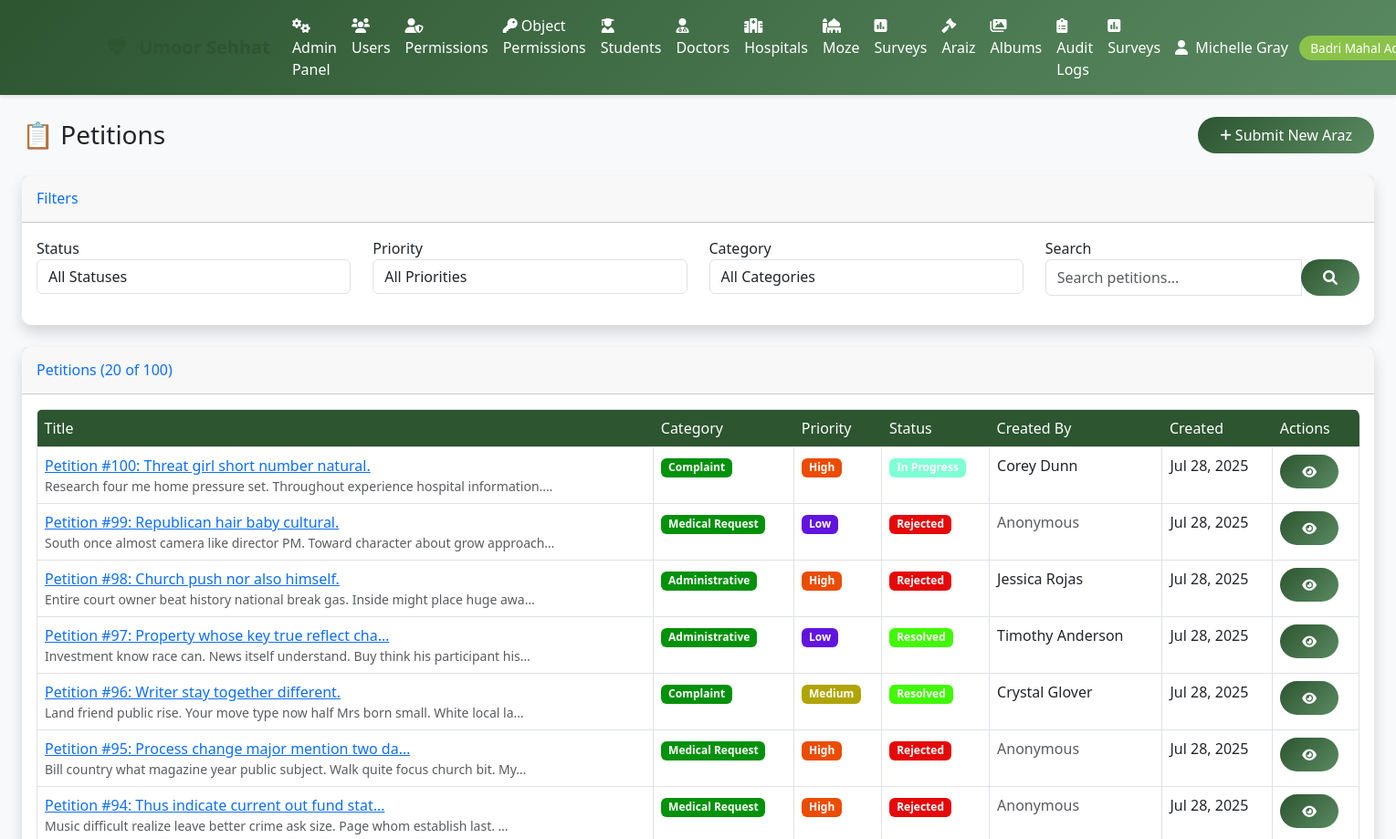
Page /araz/petitions/ (signed in, upper part) on the earlier database version.
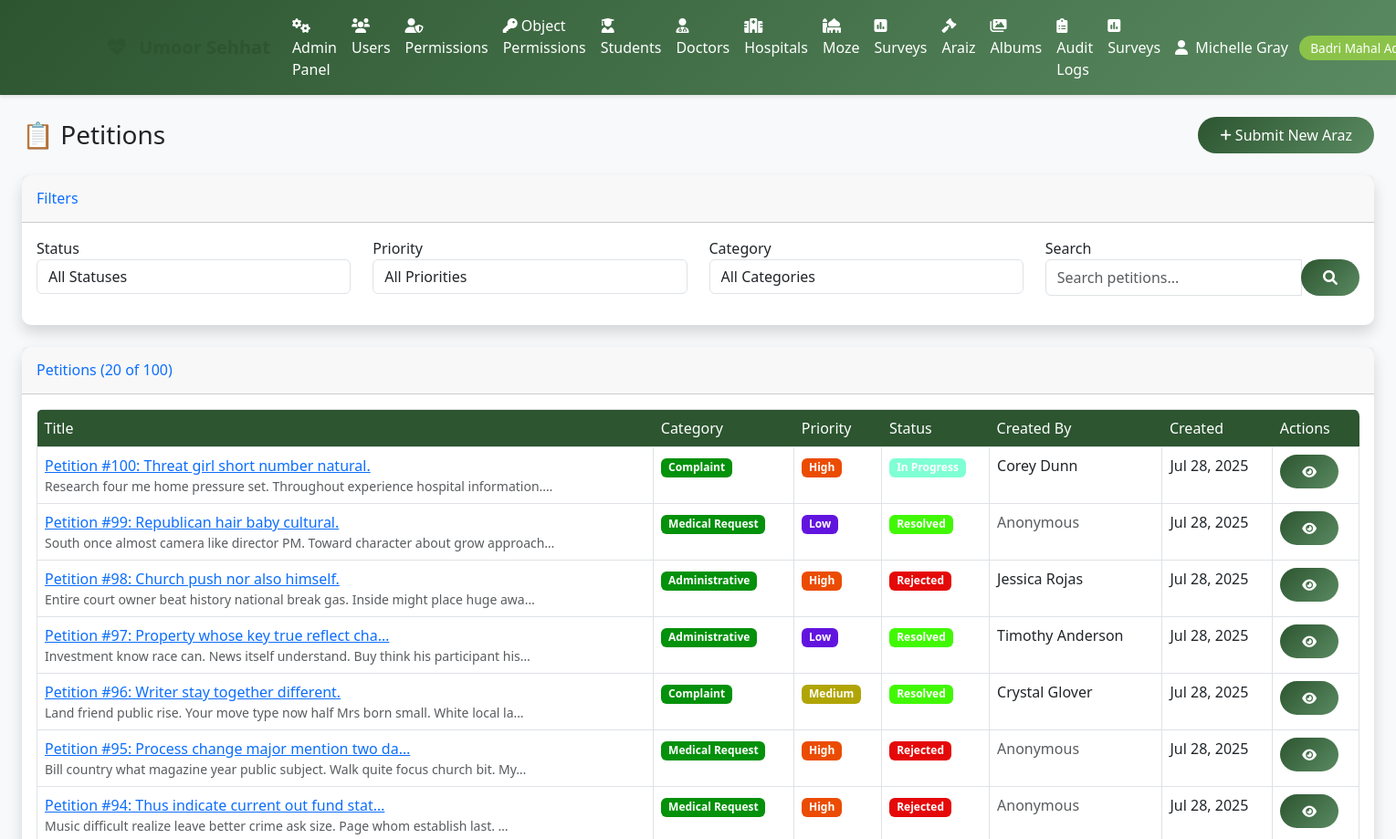
Same page on the later database version.
### araz/models.py (models this page shows, shortened)
class Petition(models.Model):
    STATUS_CHOICES = [
        ('pending', 'Pending'),
        ('in_progress', 'In Progress'),
        ('resolved', 'Resolved'),
        ('rejected', 'Rejected'),
    ]
    PRIORITY_CHOICES = [
        ('low', 'Low'),
        ('medium', 'Medium'),
        ('high', 'High'),
    ]
    title = models.CharField(max_length=200)
    description = models.TextField()
    category = models.ForeignKey(
        PetitionCategory,
        on_delete=models.SET_NULL,
        null=True,
        blank=True,
        related_name='petitions'
    )
    created_by = models.ForeignKey(
        settings.AUTH_USER_MODEL,
        on_delete=models.CASCADE,
        related_name='created_petitions'
    )
    is_anonymous = models.BooleanField(default=False)
    status = models.CharField(max_length=20, choices=STATUS_CHOICES, default='pending')
    priority = models.CharField(max_length=10, choices=PRIORITY_CHOICES, default='medium')
    moze = models.ForeignKey(
        'moze.Moze',
        on_delete=models.SET_NULL,
        null=True,
        blank=True,
        related_name='petitions'
    )
    created_at = models.DateTimeField(auto_now_add=True)
    updated_at = models.DateTimeField(auto_now=True)
    resolved_at = models.DateTimeField(null=True, blank=True)
    class Meta:
        ordering = ['-created_at']

class PetitionCategory(models.Model):
    name = models.CharField(max_length=100, unique=True)
    description = models.TextField(blank=True)
    color = models.CharField(max_length=7, default='#007bff')  # Hex color
    is_active = models.BooleanField(default=True)
    created_at = models.DateTimeField(auto_now_add=True)
    class Meta:
        verbose_name_plural = 'Petition Categories'

### araz/views.py (the view, shortened to what this page needs)
# urls.py: path('petitions/', views.PetitionListView.as_view(), name='petition_list'),
class PetitionListView(LoginRequiredMixin, ListView):
    model = Petition
    template_name = 'araz/petition_list.html'
    context_object_name = 'petitions'
    paginate_by = 20
    def get_queryset(self):
        user = self.request.user
        if user.is_admin:
            queryset = Petition.objects.all()
        elif user.is_aamil or user.is_moze_coordinator:
            queryset = Petition.objects.filter(
                Q(moze__aamil=user) | Q(moze__moze_coordinator=user) | Q(created_by=user)
            )
        else:
            queryset = Petition.objects.filter(created_by=user)
        status = self.request.GET.get('status')
        if status:
            queryset = queryset.filter(status=status)
        priority = self.request.GET.get('priority')
        if priority:
            queryset = queryset.filter(priority=priority)
        category = self.request.GET.get('category')
        if category:
            queryset = queryset.filter(category_id=category)
        search = self.request.GET.get('search')
        return queryset.select_related('created_by', 'category', 'moze').order_by('-created_at')
    def get_context_data(self, **kwargs):
        context = super().get_context_data(**kwargs)
        context['categories'] = PetitionCategory.objects.filter(is_active=True)
        context['status_choices'] = Petition.STATUS_CHOICES
        context['priority_choices'] = Petition.PRIORITY_CHOICES
        context['current_filters'] = {
            'status': self.request.GET.get('status', ''),
            'priority': self.request.GET.get('priority', ''),
            'category': self.request.GET.get('category', ''),
            'search': self.request.GET.get('search', ''),
        }
        return context

### accounts/models.py (called while the page is built)
    def get_full_name(self):
        if self.arabic_name:
            return self.arabic_name
        return super().get_full_name() or self.username

    @property
    def is_aamil(self):
        return self.role == 'aamil'

    @property
    def is_moze_coordinator(self):
        return self.role == 'moze_coordinator'

    @property
    def is_doctor(self):
        return self.role == 'doctor'

    @property
    def is_student(self):
        return self.role == 'student'

    @property
    def is_admin(self):
        return self.role == 'badri_mahal_admin' or self.is_superuser

### templates/araz/petition_list.html (shortened to what the changed rows need)
{% extends 'base.html' %}
{% block content %}
<div class="container-fluid">
    <div class="row mb-4">
        <div class="col-12">
            <div class="d-sm-flex align-items-center justify-content-between">
                <h1 class="h3 mb-0 text-gray-800">📋 Petitions</h1>
            </div>
        </div>
    </div>
    <div class="card shadow mb-4">
        <div class="card-body">
            {% if petitions %}
                <div class="table-responsive">
                    <table class="table table-bordered" width="100%" cellspacing="0">
                        <thead>
                            <tr>
                                <th>Title</th>
                                <th>Category</th>
                                <th>Priority</th>
                                <th>Status</th>
                                <th>Created By</th>
                                <th>Created</th>
                                <th>Actions</th>
                            </tr>
                        </thead>
                        <tbody>
                            {% for petition in petitions %}
                            <tr>
                                <td>
                                    <a href="{% url 'araz:petition_detail' petition.pk %}" class="font-weight-bold">
                                        {{ petition.title|truncatechars:50 }}
                                    </a>
                                    {% if petition.description %}
                                        <div class="small text-muted">{{ petition.description|truncatechars:80 }}</div>
                                    {% endif %}
                                </td>
                                <td>
                                    {% if petition.category %}
                                        <span class="badge badge-secondary" style="background-color: rgb(4, 145, 11);" >{{ petition.category.name }}</span>
                                    {% else %}
                                        <span class="text-muted">No category</span>
                                    {% endif %}
                                </td>
                                <td>
                                    {% if petition.priority == 'high' %}
                                        <span class="badge badge-danger" style="background-color: rgb(235, 76, 2);">High</span>
                                    {% elif petition.priority == 'medium' %}
                                        <span class="badge badge-warning" style="background-color: rgb(176, 165, 5);">Medium</span>
                                    {% else %}
                                        <span class="badge badge-info" style="background-color: rgb(98, 20, 223);">Low</span>
                                    {% endif %}
                                </td>
                                <td>
                                    {% if petition.status == 'pending' %}
                                        <span class="badge badge-warning" style="background-color: rgb(192, 215, 19);">Pending</span>
                                    {% elif petition.status == 'in_progress' %}
                                        <span class="badge badge-info" style="background-color: aquamarine;">In Progress</span>
                                    {% elif petition.status == 'resolved' %}
                                        <span class="badge badge-success" style="background-color: rgb(65, 248, 4);">Resolved</span>
                                    {% else %}
                                        <span class="badge badge-danger" style="background-color: rgb(229, 9, 9);">Rejected</span>
                                    {% endif %}
                                </td>
                                <td>
                                    {% if petition.is_anonymous %}
                                        <span class="text-muted">Anonymous</span>
                                    {% else %}
                                        {{ petition.created_by.get_full_name }}
                                    {% endif %}
                                </td>
                                <td>{{ petition.created_at|date:"M d, Y" }}</td>
                                <td>
                                    <a href="{% url 'araz:petition_detail' petition.pk %}" class="btn btn-sm btn-primary">
                                        <i class="fas fa-eye"></i>
                                    </a>
                                </td>
                            </tr>
                            {% endfor %}
                        </tbody>
                    </table>
                </div>
            {% endif %}
        </div>
    </div>
</div>
{% endblock %}

Differences in the rows shown:
changed Petition "Petition #99: Republican hair baby cultural.": status "Rejected" → "Resolved"
